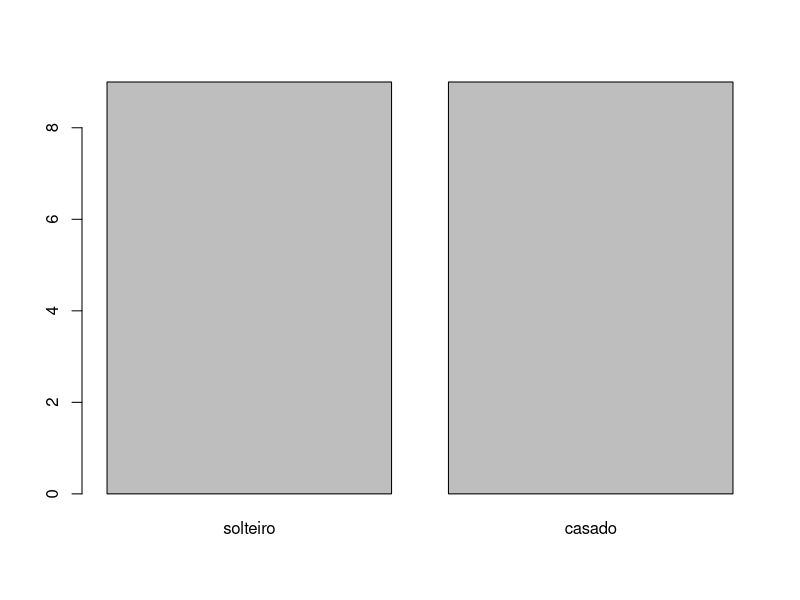
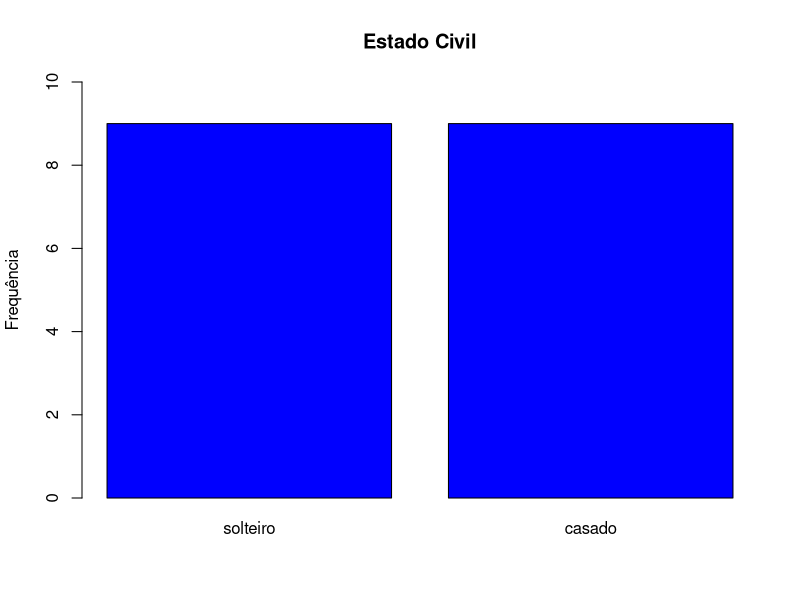
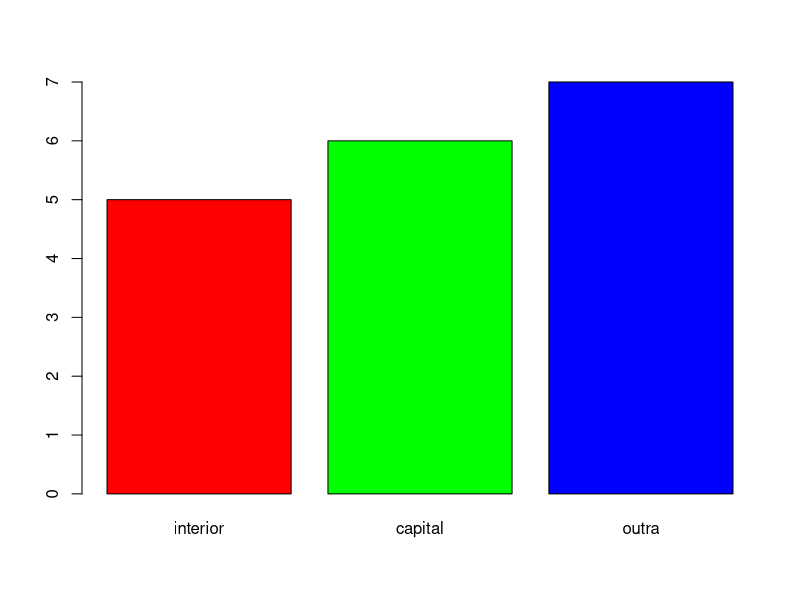
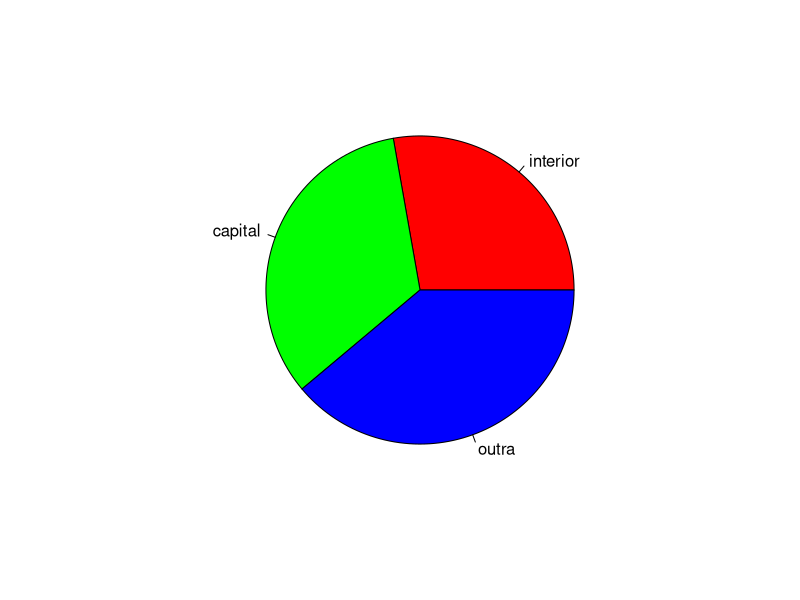

The R script that drew these images, in order:
# Minha soma criativa
2+2

# Instalação de pacotes legais
install.packages('tidyverse',dependencies = T)
install.packages('car', dependencies = T)
install.packages('pscl', dependencies = T)

# Ixi, esses não deram certo!
install.packages('Zelig', dependencies = T)
install.packages('Zelig',repos='http://cran.us.r-project.org')

# Esse pacote foi o último
install.packages('devtools',repos='http://cran.us.r-project.org',dependencies = T)

# R como calculadora

# Soma
2+2

# Subtração
3-3

# Multiplicação
3*3

# Divisão
5/2

# Potencia
2^3

# Funções

# Log
log(3)

# Exponencial
exp(3)

# log1p
log(0) # qual o log de zero???
log1p(0)

# Numeros especiais
Inf # infinito
NA  # não tem valor (missing data)
NaN # not a number
pi  # é o dito-cujo mesmo!
T   # True (lógica)
TRUE # True (lógica) por extenso
F   # False (lógica)
FALSE # False (lógica) por extenso

# Operação mais complexa
4+(22/7*(55/pi))

# Variável (Numeric)
v = 3
w <- 7
v+w

# Characters
z <- 'Meu deus, estou assistindo aula na sexta a noite!'

# Boolean
x = FALSE

# Classe
class(v)
class(z)
class(x)

# Perguntar class
is.numeric(z)
is.character(z)
!is.numeric(z)

# Vetores
nums <- c(2, 3, 4, 4, 5.5, 5)

## Algebra de vetores
2*nums # Multiplicação por escalar

nums2 <- c(-1, 0, 1, 2, 3, 4)

nums+nums2 # Soma de vetores

nums
nums+1

sum(nums) # Soma componentes

## Operações lógicas
nums > 5 # > maior que...
nums < 5 # < menor que...
nums == 5 # == igual...
nums >= 5 # >= maior-igual que...
nums <= 5 # <= menor-igual que...
nums != 5 # != diferente...

# [a, b]: todos os números entre a e b, inclusive
# [3, 5]: entre três e cinco, inclusive
nums >= 3 & nums <= 5

# [3, 5): entre três e cinco, inclusive 3
nums >= 3 & nums < 5

# x < 3 ou x >= 5:
nums < 3 | nums >= 5

# Texto?
nomes = c('umberto', 'gabriel', 'camila', 
          'fernanda', 'giovanna')

nomes == 'umberto'
nomes != 'umberto'

nomes %in% c('umberto', 'gabriel')

# Criando um banco de dados

# Método ruim...
est_civ <- c('solteiro','casado','casado',
             'solteiro','solteiro','casado',
             'solteiro','solteiro','Casado',
             'solteiro','casado','solteiro',
             'solteiro','casado','casado',
             'solteiro','casado','casado')

table(est_civ)

# Encontrando casos
est_civ[9]

# Corrijo?
est_civ[9] <- 'casado'

table(est_civ)

## Modo melhor
est_civ2 <- c(0,1,1,0,0,1,
              0,0,1,0,1,0,
              0,1,1,0,1,1)

## factor: fatores em R
est_civ2 <- factor(est_civ2, levels = c(0,1),
                   labels = c('solteiro', 'casado'))


## Educ: Níveis: 0 EF e 1 EM e 2 SUP
educ <- c(0,0,0,1,0,0,0,0,1,1,1,0,1,0,1,1,2,2)
educ <- factor(educ, levels = c(0,1,2),
               labels = c('EF', 'EM', 'ES'))
table(educ)

## nfil
nfil <- c(NA, 1, 2, NA, NA, 0, NA, NA, 1, NA,
          2, NA, NA, 3, 0, NA, 1, 2)
table(nfil)

## salário
sal <- c(4, 4.56, 5.25, 5.73, 6.26, 6.66, 6.86,
         7.39, 7.59, 7.44, 8.12, 8.46, 8.74,
         8.95, 9.13, 9.35, 9.77, 9.8)

## idade
idade <- c(26,32,36,20,40,28,41,43,34,23,33,27,
           37,44,30,38,31,39)

## região de procedencia
# 0 int, 1 cap, 2 outr
reg <- c(0,1,1,2,2,0,0,1,1,2,0,1,2,2,0,2,1,2)
reg <- factor(reg, levels = c(0,1,2),
              labels = c('interior', 
                         'capital', 
                         'outra'))
table(reg)

# class do reg
class(reg)

## Data frame: banco de dados!
dat <- data.frame(est_civ2, educ, nfil, sal, idade, reg)

## Ver o banco de dados:
View(dat)

# head: seis primeiros casos
head(dat)

# tail: seis ultimos casos
tail(dat)

# ver 10 primeiros casos:
head(dat, 10)

# nova classe: data.frame
class(dat)

# mostra a variável educ
dat$educ # mostra a variável educ
dat[,2] # sintaxe: bco[linhas,colunas]

# 11o caso?
dat[11,]

# a idade do 6o caso?
dat[6,5]
dat[6,'idade']
dat$idade[6]

# selecionar as pessoas 6, 12, 15
dat[c(6,12,15),] # sintaxe: bco[linhas,colunas]

# selecionar as pessoas 6, 12, 15 e idade e salário
dat[c(6,12,15),c('idade', 'sal')] # sintaxe: bco[linhas,colunas]
dat[c(6,12,15),c(5,4)] # sintaxe: bco[linhas,colunas]

## Gráficos:

## var quali
##      est_civ2, educ, e reg
##        Nominal: est_civ2, reg
##        Ordinais: educ
## var quanti
##      nfil, sal, e idade
##        Discreta: nfil, idade
##        Contínua: sal

## unidimensional

## quali
table(est_civ2)

## barplot
barplot(table(est_civ2))

## customizando
barplot(table(est_civ2), 
        main = 'Estado Civil', ylim = c(0,10),
        ylab = 'Frequência', col = 'blue')

## Exercício: barplot de reg
barplot(table(reg), col = rainbow(3))

## pie chart:
pie(table(reg), col = rainbow(3))


